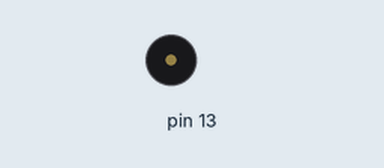
A sketch run on a simulated Arduino Uno, built with avr-gcc and run on an emulated ATmega328P. Parts: buzzer (waves = sounding).

Above: at 0.6 s.
At 2.1 s:
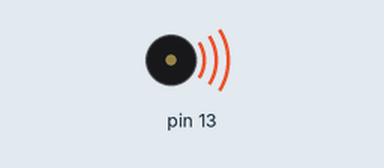
Timing chart, 0 to 3.0 s (numbered marks = the images above):
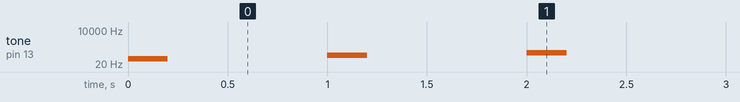

Measured:
- by itself, tone on pin 13: plays 50 Hz for 0.20 s, 100 Hz for 0.20 s, 150 Hz for 0.20 s, 200 Hz for 0.20 s, 250 Hz for 0.20 s, 300 Hz for 0.20 s … (130 notes in this stretch)

The sketch:

freq_up.ino
```cpp
int f=50;
void setup() {
pinMode(13,OUTPUT);

}

void loop() {
tone(13,f,200); //pin,frequency,time
delay(1000);
f=f+50;

}
```
